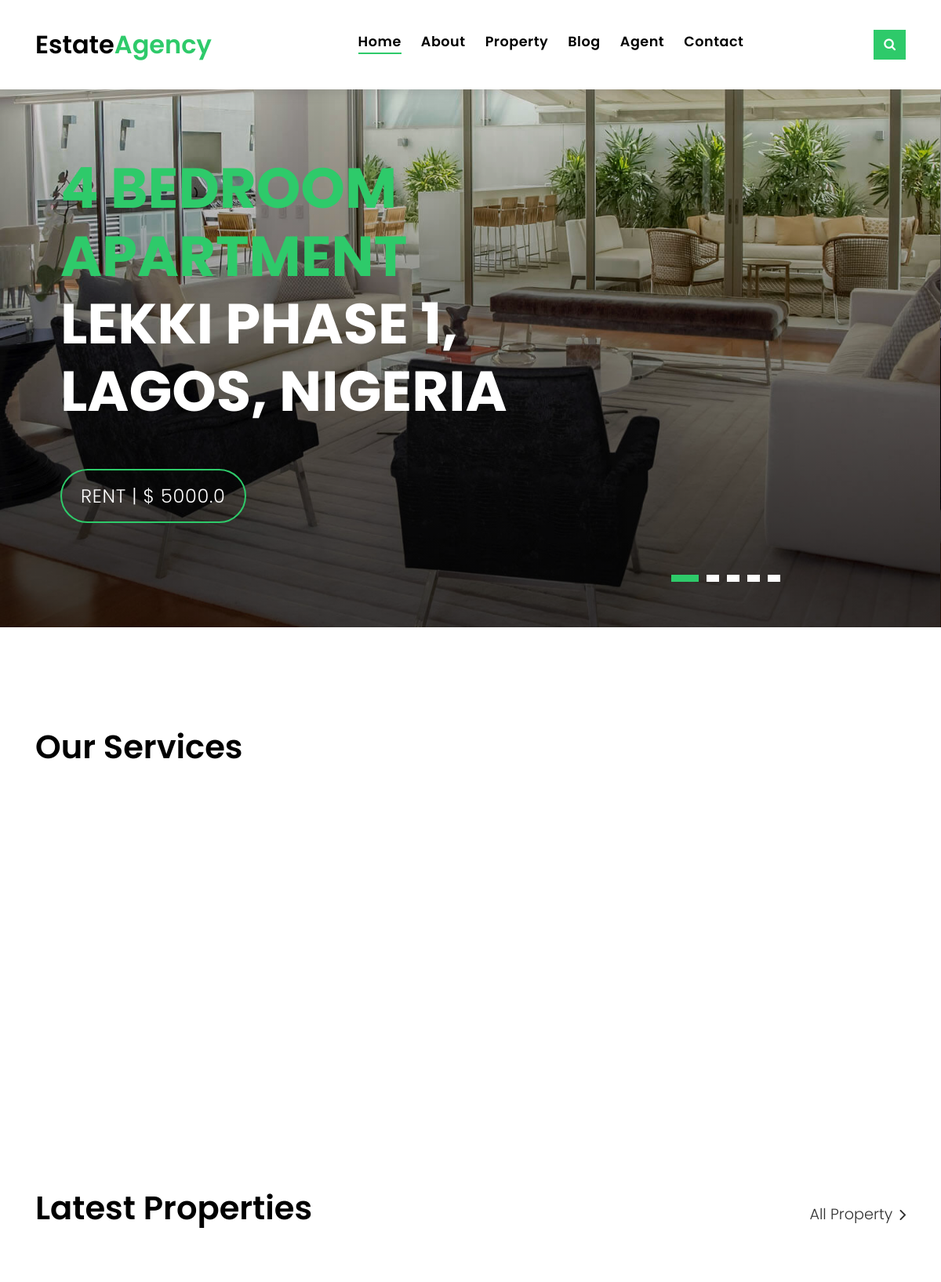
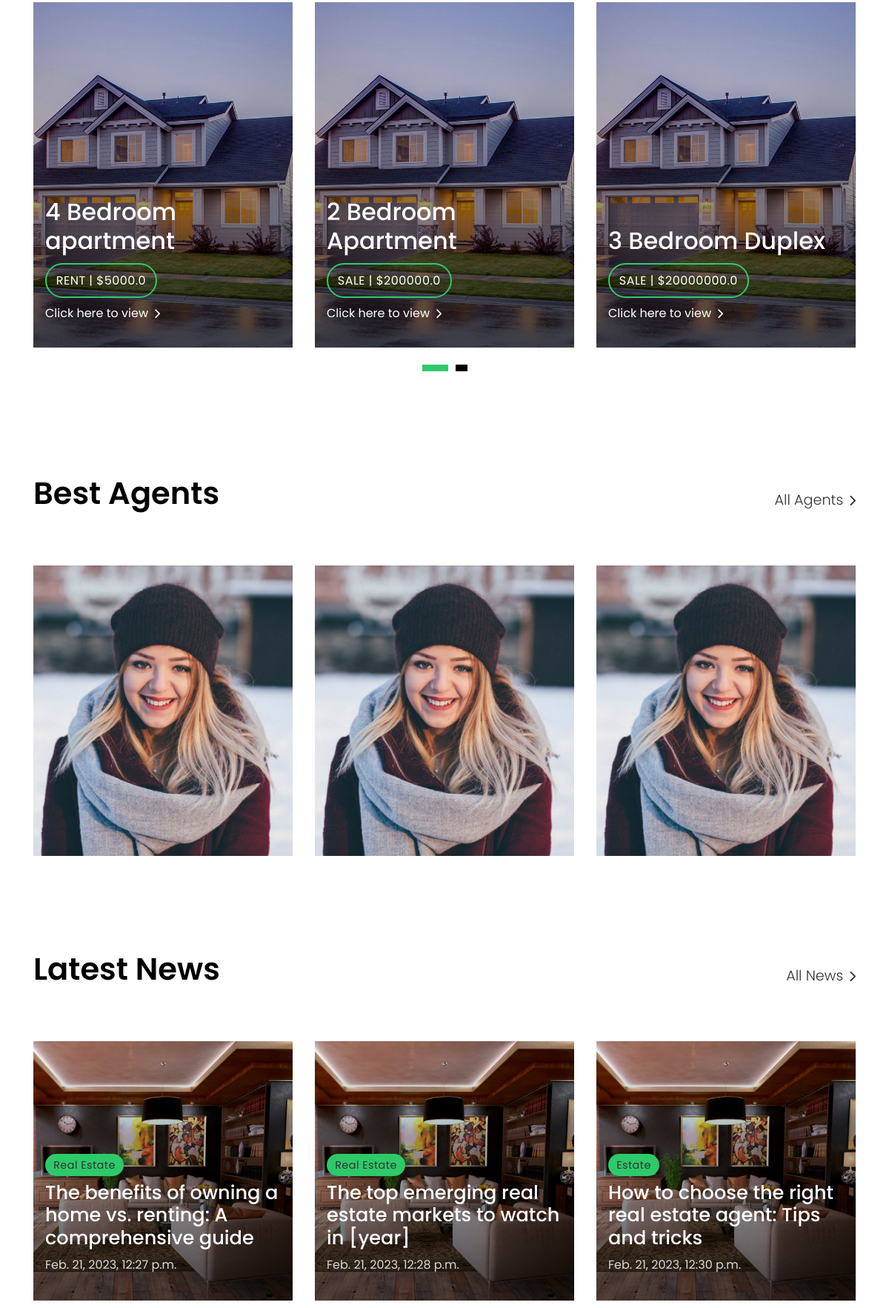
The page / (upper part) on the database its author committed (2 pictures, top to bottom).
### realestateapp/models.py (models this page shows, shortened)
class Property(models.Model):
    property_name = models.CharField(max_length=100)
    property_location = models.TextField()
    property_zipcode = models.PositiveIntegerField(null=True, blank=True)
    house_number = models.PositiveIntegerField(null=True, blank=True)
    property_description = models.TextField(null=True, blank=True)
    property_image = models.ManyToManyField(PropertyImage)
    video = models.FileField(upload_to='videos_uploaded', null=True, blank=True, validators=[FileExtensionValidator(allowed_extensions=['MOV','avi','mp4','webm','mkv'])])
    property_price =models.FloatField()
    property_type = models.CharField(choices= PROPERTY_CHOICES, max_length=100)
    property_status = models.CharField(choices=STATUS_CHOICES, max_length=100)
    property_squaremeter = models.PositiveIntegerField()
    beds = models.PositiveIntegerField()
    baths = models.PositiveIntegerField()
    garage = models.PositiveIntegerField()
    floorplan_image = models.ImageField(upload_to='images_uploaded', null=True, blank=True)
    amenities= models.ManyToManyField(PropertyAmenities)
    class Meta:
        verbose_name_plural = 'Properties'

class Agent(models.Model):
    agent_image = models.ManyToManyField(ContactAgentImage)
    agent_name = models.CharField(max_length=100)
    agent_description = models.TextField()
    agent_mobilenumber = models.PositiveBigIntegerField()
    agent_email= models.EmailField()

class Blog(models.Model):
    blog_headline = models.CharField(max_length=100)
    blog_image = models.ManyToManyField(BlogImage, null=True, blank=True)
    blog_content = models.TextField()
    date_published= models.DateTimeField(auto_now_add=True)
    date_updated = models.DateTimeField(auto_now=True)
    author = models.ForeignKey(User, on_delete=models.CASCADE)
    blog_category = models.CharField(max_length=100)

### realestateapp/views.py (the view)
# urls.py: path('', home_2, name='home'),
def home_2(request):
    service = Service.objects.all()
    property = Property.objects.all()
    agents = Agent.objects.all()
    blogs = Blog.objects.all()
    testimonial = Testimonial.objects.all()
    companydetail = CompanyDetails.objects.all()
    return render(request, 'realestateapp/home/home_2.html', {"property": property, 'service': service, 'agents': agents, 'blogs': blogs, 'testimonial': testimonial, 'companydetail': companydetail})

### realestateapp/templates/realestateapp/home/home_2.html (shortened to what this page needs)
{% load static %}
<!DOCTYPE html>
<html lang="en">
<head>
 <link href="{% static 'realestateapp/lib/bootstrap/css/bootstrap.min.css' %}" rel="stylesheet">
 <link href="{% static 'realestateapp/lib/font-awesome/css/font-awesome.min.css' %}" rel="stylesheet">
 <link href="{% static 'realestateapp/lib/animate/animate.min.css' %}" rel="stylesheet">
 <link href="{% static 'realestateapp/lib/ionicons/css/ionicons.min.css' %}" rel="stylesheet">
 <link href="{% static 'realestateapp/lib/owlcarousel/assets/owl.carousel.min.css' %}" rel="stylesheet">
 <link href="{% static 'realestateapp/css/style.css' %}" rel="stylesheet">
</head>
<body>
  <nav class="navbar navbar-default navbar-trans navbar-expand-lg fixed-top">
    <div class="container">
      <a class="navbar-brand text-brand" href="{% url 'home' %}">Estate<span class="color-b">Agency</span></a>
      <div class="navbar-collapse collapse justify-content-center" id="navbarDefault">
        <ul class="navbar-nav">
          <li class="nav-item">
            <a class="nav-link active" href="{% url 'home' %}">Home</a>
          </li>
          <li class="nav-item">
            <a class="nav-link" href="{% url 'aboutpage' %}">About</a>
          </li>
          <li class="nav-item">
            <a class="nav-link" href="{% url 'propertypage' %}">Property</a>
          </li>
          <li class="nav-item">
            <a class="nav-link" href="{% url 'blogpage' %}">Blog</a>
          </li>
          <li class="nav-item">
            <a class="nav-link" href="{% url 'agentpage' %}">Agent</a>
          </li>
          <li class="nav-item">
            <a class="nav-link" href="{% url 'contactpage' %}">Contact</a>
          </li>
        </ul>
      </div>
      <button type="button" class="btn btn-b-n navbar-toggle-box-collapse d-none d-md-block" data-toggle="collapse"
        data-target="#navbarTogglerDemo01" aria-expanded="false">
        <span class="fa fa-search" aria-hidden="true"></span>
      </button>
    </div>
  </nav>
  <div class="intro intro-carousel">
    <div id="carousel" class="owl-carousel owl-theme">
      {% for property in property %}
      <div class="carousel-item-a intro-item bg-image" style="background-image: url('static/realestateapp/img/slide-1.jpg')">
        <div class="overlay overlay-a"></div>
        <div class="intro-content display-table">
          <div class="table-cell">
            <div class="container">
              <div class="row">
                <div class="col-lg-8">
                  <div class="intro-body">
                    <h1 class="intro-title mb-4">
                      <span class="color-b">{{ property.property_name }}</span>
                      <br> {{ property.property_location }}</h1>
                    <p class="intro-subtitle intro-price">
                      <a href="#"><span class="price-a">{{ property.property_status }} | $ {{ property.property_price }}</span></a>
                    </p>
                  </div>
                </div>
              </div>
            </div>
          </div>
        </div>
      </div>
      {% endfor %}
    </div>
  </div>
  <section class="section-services section-t8">
    <div class="container">
      <div class="row">
        <div class="col-md-12">
          <div class="title-wrap d-flex justify-content-between">
            <div class="title-box">
              <h2 class="title-a">Our Services</h2>
            </div>
          </div>
        </div>
      </div>
      <div class="row">
        {% for service in service %}
        <div class="col-md-4">
        </div>
        {% endfor %}
      </div>
    </div>
  </section>
  <section class="section-property section-t8">
    <div class="container">
      <div class="row">
        <div class="col-md-12">
          <div class="title-wrap d-flex justify-content-between">
            <div class="title-box">
              <h2 class="title-a">Latest Properties</h2>
            </div>
            <div class="title-link">
              <a href="{% url 'propertypage' %}">All Property
                <span class="ion-ios-arrow-forward"></span>
              </a>
            </div>
          </div>
        </div>
      </div>
      <div id="property-carousel" class="owl-carousel owl-theme">
        {% for property in property %}
        <div class="carousel-item-b">
          <div class="card-box-a card-shadow">
            <div class="img-box-a">
              <img src="{% static 'realestateapp/img/property-3.jpg' %}" alt="" class="img-a img-fluid">
            </div>
            <div class="card-overlay">
              <div class="card-overlay-a-content">
                <div class="card-header-a">
                  <h2 class="card-title-a">
                    <a href="{% url 'propertydetailpage' property.pk %}">{{ property.property_name }}</a>
                  </h2>
                </div>
                <div class="card-body-a">
                  <div class="price-box d-flex">
                    <span class="price-a">{{ property.property_status }} | ${{ property.property_price }}</span>
                  </div>
                  <a href="{% url 'propertydetailpage' property.pk %}" class="link-a">Click here to view
                    <span class="ion-ios-arrow-forward"></span>
                  </a>
                </div>
              </div>
            </div>
          </div>
        </div>
        {% endfor %}
      </div>
    </div>
  </section>
  <section class="section-agents section-t8">
    <div class="container">
      <div class="row">
        <div class="col-md-12">
          <div class="title-wrap d-flex justify-content-between">
            <div class="title-box">
              <h2 class="title-a">Best Agents</h2>
            </div>
            <div class="title-link">
              <a href="#">All Agents
                <span class="ion-ios-arrow-forward"></span>
              </a>
            </div>
          </div>
        </div>
      </div>
      <div class="row">
        {% for agents in agents %}
        <div class="col-md-4">
          <div class="card-box-d">
            <div class="card-img-d">
              <img src="{% static 'realestateapp/img/agent-4.jpg' %}" alt="" class="img-d img-fluid">
            </div>
            <div class="card-overlay card-overlay-hover">
              <div class="card-header-d">
                <div class="card-title-d align-self-center">
                </div>
              </div>
              <div class="card-body-d">
              </div>
            </div>
          </div>
        </div>
        {% endfor %}
      </div>
    </div>
  </section>
  <section class="section-news section-t8">
    <div class="container">
      <div class="row">
        <div class="col-md-12">
          <div class="title-wrap d-flex justify-content-between">
            <div class="title-box">
              <h2 class="title-a">Latest News</h2>
            </div>
            <div class="title-link">
              <a href="{% url 'blogpage' %}">All News
                <span class="ion-ios-arrow-forward"></span>
              </a>
            </div>
          </div>
        </div>
      </div>
      <div id="new-carousel" class="owl-carousel owl-theme">
        {% for blogs in blogs %}
        <div class="carousel-item-c">
          <div class="card-box-b card-shadow news-box">
            <div class="img-box-b">
              <img src="{% static 'realestateapp/img/post-2.jpg' %}" alt="" class="img-b img-fluid">
            </div>
            <div class="card-overlay">
              <div class="card-header-b">
                <div class="card-category-b">
                  <a href="#" class="category-b">{{ blogs.blog_category }}</a>
                </div>
                <div class="card-title-b">
                  <h2 class="title-2">
                    <a href="blog-single.html">{{ blogs.blog_headline }}</a>
                  </h2>
                </div>
                <div class="card-date">
                  <span class="date-b">{{ blogs.date_published }}</span>
                </div>
              </div>
            </div>
          </div>
        </div>
        {% endfor %}
      </div>
    </div>
  </section>
</body>
</html>

### rows shown on the page
Property: property_name "4 BEDROOM APARTMENT", property_location "LEKKI PHASE 1, LAGOS, NIGERIA", property_status "RENT", property_price "5000.0", property_name "4 Bedroom apartment"
Property: property_name "2 Bedroom Apartment", property_status "SALE", property_price "200000.0"
Property: property_name "3 Bedroom Duplex", property_status "SALE", property_price "20000000.0"
Blog: blog_category "Real Estate", blog_headline "The benefits of owning a home vs. renting: A comprehensive guide", date_published "Feb. 21, 2023, 12:27 p.m."
Blog: blog_category "Real Estate", blog_headline "The top emerging real estate markets to watch in [year]", date_published "Feb. 21, 2023, 12:28 p.m."
Blog: blog_category "Estate", blog_headline "How to choose the right real estate agent: Tips and tricks", date_published "Feb. 21, 2023, 12:30 p.m."
